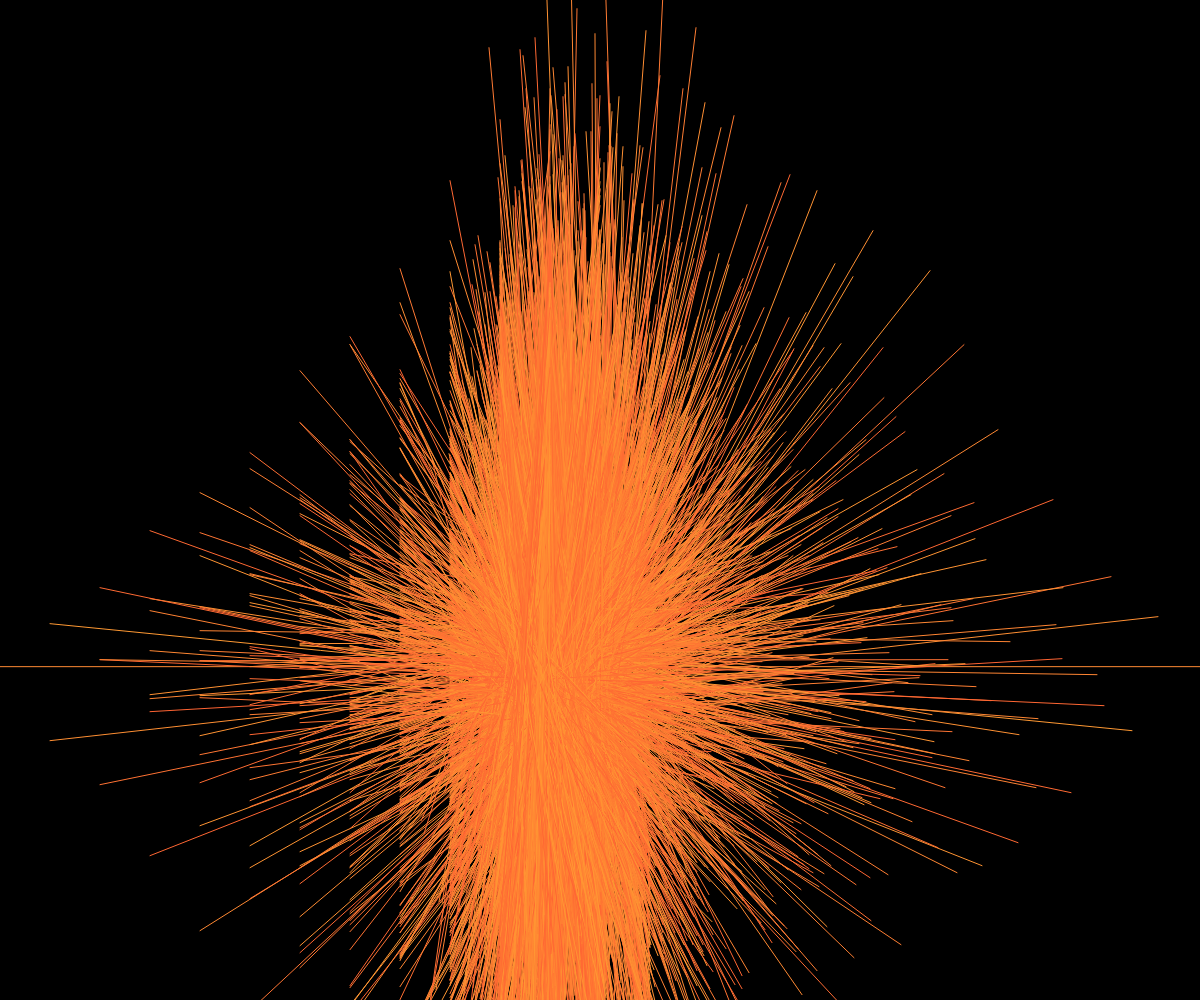
Frame 1 (no input)
Frame 2 (the mouse pressed at the canvas centre, redrawn once): identical to frame 1, image omitted

The p5.js sketch that drew this single still picture (run headless with seeded random() and noise() and a simulated clock; the mouse was pressed at the canvas centre and the sketch redrawn once):

// p5.js sketch
// ── sketch.js
function setup() {
    createCanvas(windowWidth, windowHeight);
    background(0);
    fire(0, width, height / 1.5, height / 1.5);
}

function draw() {
    noLoop();
}
/** This function is recursive
 * @param {number} startx   This is the x value of where the lines starts
 *  @param {number} endx   This is the x value of where the lines ends
 *  @param {number} starty   This is the y value of where the lines starts
 *  @param {number} endy   This is the y value of where the lines ends
 */

function fire(startx, endx, starty, endy) {
    stroke(255, random(100, 153), 51)
    line(startx, starty, endx, endy);
    if (startx < endx) {
        fire(startx + 50, endx - int(random(30, 90)), starty + int(random(30, 90)), endy - int(random(30, 90)));
        fire(startx + 50, endx - int(random(30, 90)), starty - int(random(30, 90)), endy + int(random(30, 90)));
    }
}
